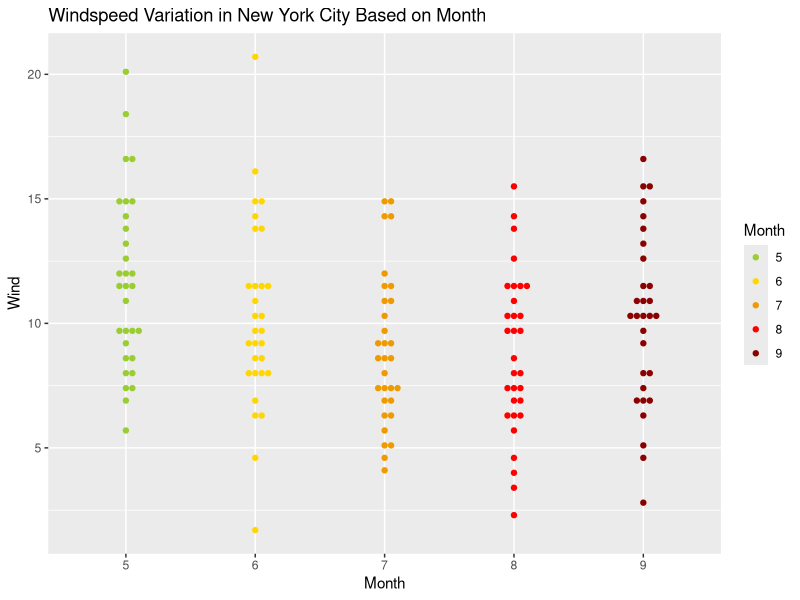
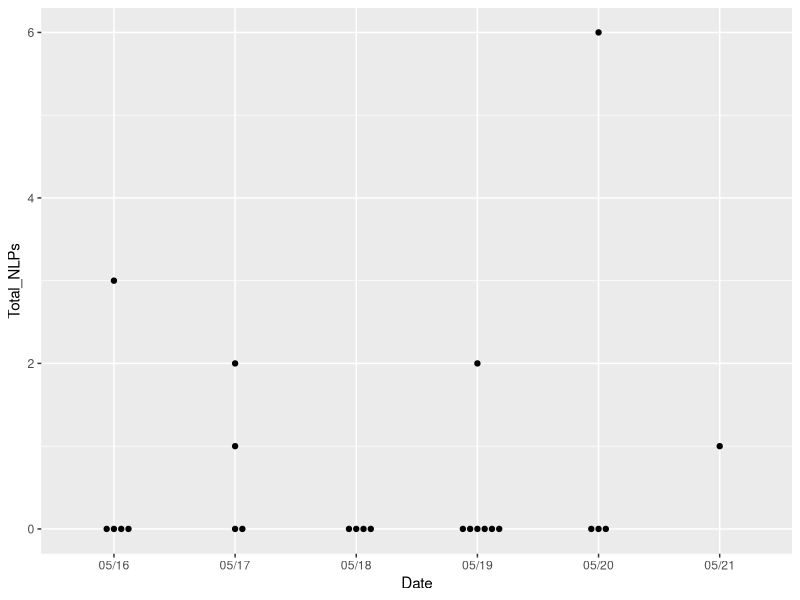
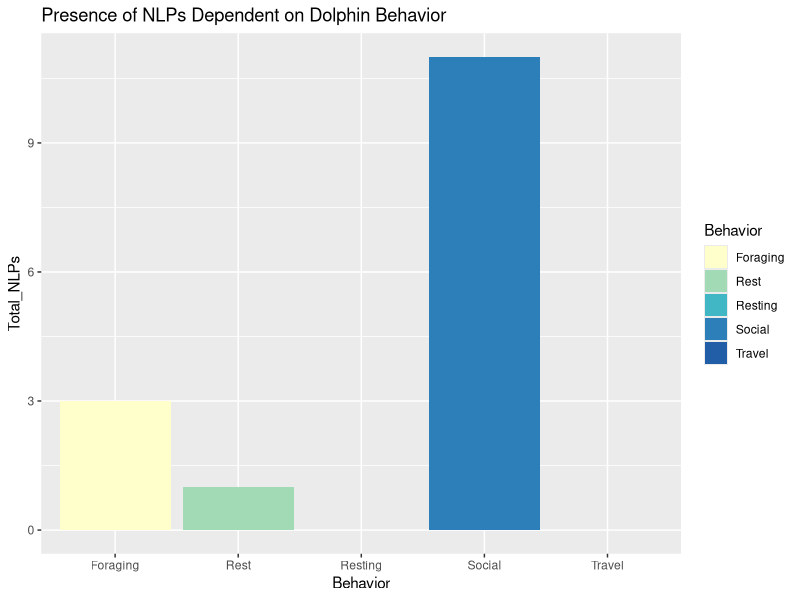
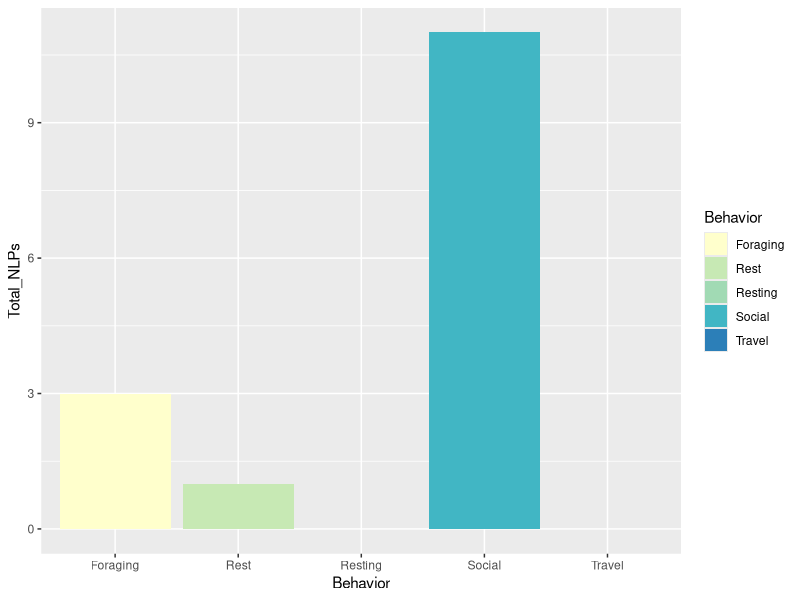
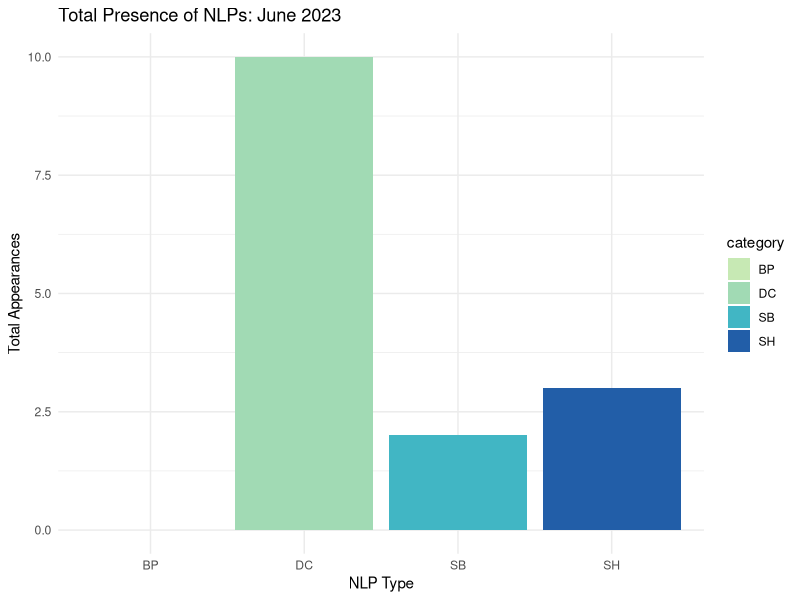
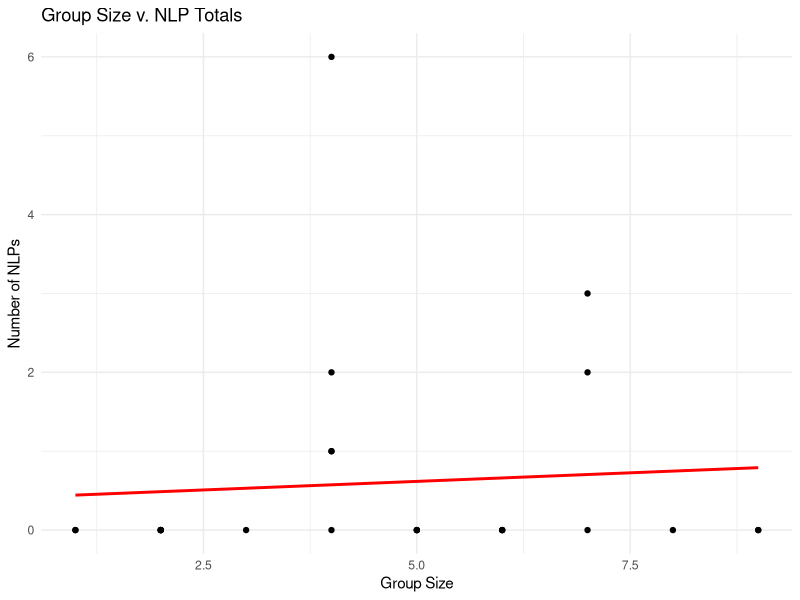

Reproduce these figures in R, in order.
## ---- chunk 1
knitr::opts_chunk$set(echo = TRUE)
## ---- chunk 2
# loading things area
library(ggplot2)
library(beeswarm)
library(ggbeeswarm)
library(RColorBrewer)
library(tidyr)
data(airquality)
head(airquality)


## ---- chunk 3
# had a lot of trouble since month is technically a numeric value, but here is how to turn it into a factor
airquality$Month <- factor(airquality$Month)

ggplot(airquality,aes(x=Month, y=Wind, color=Month)) +
  geom_beeswarm()+
  scale_color_manual(values = c("olivedrab3","gold","orange2","red1","darkred"))+
  ggtitle("Windspeed Variation in New York City Based on Month")

## ---- chunk 4
data <- read.csv("NLPsheet2.csv")
ggplot(data=data,aes(x=Date, y=Total_NLPs)) +
  geom_beeswarm()
## ---- chunk 5
ggplot(data, aes(x = Behavior, y = Total_NLPs, fill = Behavior)) + 
  geom_bar(stat = "identity") +
  scale_fill_manual(values = c("#ffffcc", "#a1dab4", "#41b6c4","#2c7fb8", "#225ea8")) +
  ggtitle("Presence of NLPs Dependent on Dolphin Behavior")
## ---- chunk 6



# --------- BEHAVIOR BAR PLOT ----------
ggplot(data, aes(x = Behavior, y = Total_NLPs, fill = Behavior)) + 
  geom_bar(stat = "identity") +
  scale_fill_manual(values = c("#ffffcc", "#c7e9b4", "#a1dab4", "#41b6c4","#2c7fb8", "#225ea8"))
  

# -------------------- NLP Bar Plot------
# Reshape the data from wide to long format
Collect_NLP <- gather(data, key = "category", value = "value", BP, DC, SB, SH)

# Create the bar plot
ggplot(Collect_NLP, aes(x = category, y = value, fill = category)) +
  geom_bar(stat = "identity") +
  scale_fill_manual(values=c("#c7e9b4","#a1dab4","#41b6c4","#225ea8"))+
  labs(title = "Total Presence of NLPs: June 2023",
       x = "NLP Type",
       y = "Total Appearances") +
  theme_minimal()


# ------------- Group Size v Whistle Numbers Comparison ------------
# Scatter plot
scatter <- ggplot(data, aes(x = Group_Size, y = Total_NLPs)) +
  geom_point() +
  geom_smooth(method="lm", color="red", se=FALSE) +
  labs(title = "Group Size v. NLP Totals",
       x = "Group Size",
       y = "Number of NLPs") +
  theme_minimal()
scatter

